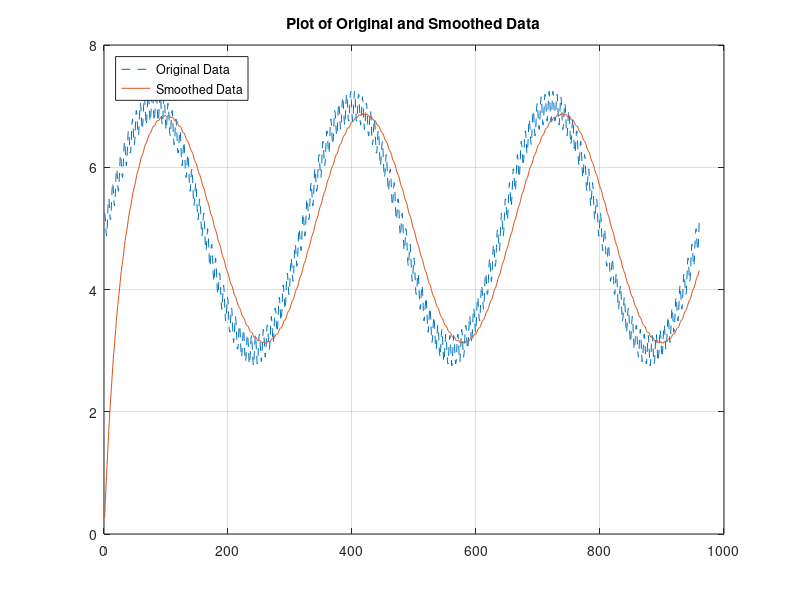

The MATLAB source for this figure:
t = [0:1/320:3-1/320];
x = 5+ 2*cos(2*pi*t-pi/2); % original discrete signal
xn = 5+ 2*cos(2*pi*t-pi/2) + 0.25*cos(100*pi*t); % original discrete signal


lambda = 0.95;
b = 1-lambda;
a = [1 -lambda];

y = filter(b,a,xn);

figure
t = 1:length(x);
plot(t,xn,'--',t,y,'-'),grid on
legend('Original Data','Smoothed Data','Location','NorthWest')
title('Plot of Original and Smoothed Data')